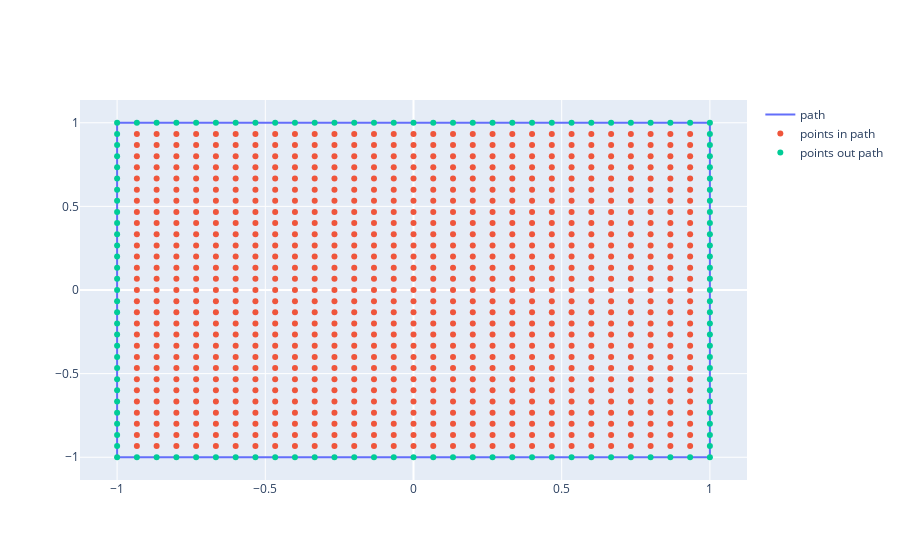
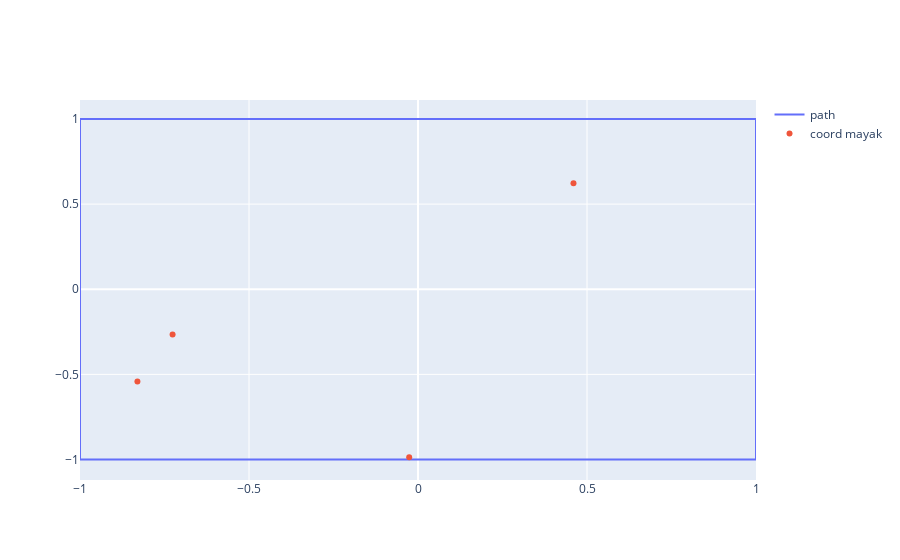
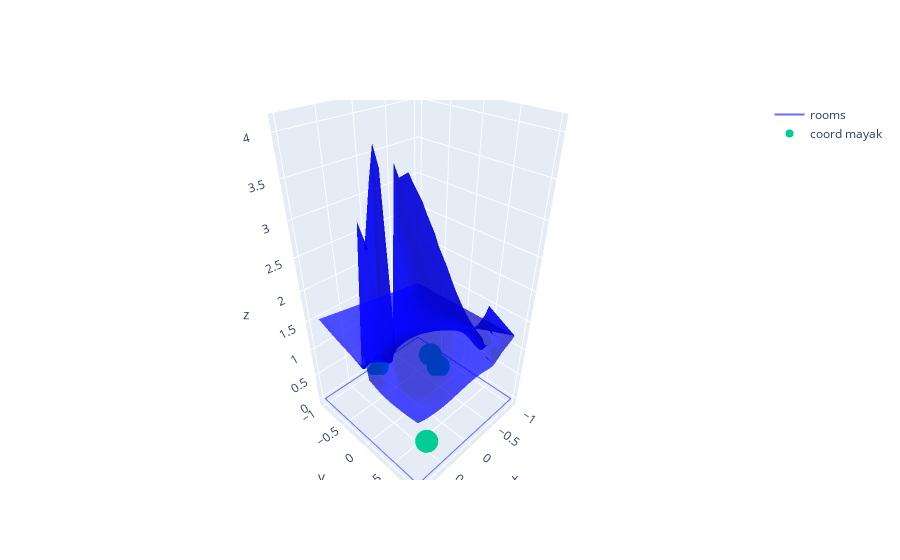

Notebook code cell kept with these figures, in order:
### Code cell
plotRoom(roomScaler, pointsInScaler, pointsOutScaler)
plotAnchors(coordAnchorsScaler, roomScaler)
plotDOPfactor(roomScaler, coordAnchorsScaler, DOP, pointsInScaler)

### Figure 1 — Plotly figure (JSON) as saved in the notebook; plotly's stock layout.template omitted (floating-point values rounded to 4 significant figures; data arrays with more than 128 entries replaced by an {"elided": "..."} marker saying what was removed)
{"data": [{"mode": "lines", "name": "path", "type": "scatter", "x": [-1.0, 1.0, 1.0, -1.0, -1.0], "y": [-1.0, -1.0, 1.0, 1.0, -1.0]}, {"mode": "markers", "name": "points in path", "type": "scatter", "x": {"elided": "841 float values"}, "y": {"elided": "841 float values"}}, {"mode": "markers", "name": "points out path", "type": "scatter", "x": [-1.0, -0.9333, -0.8667, -0.8, -0.7333, -0.6667, -0.6, -0.5333, -0.4667, -0.4, -0.3333, -0.2667, -0.2, -0.1333, -0.06667, -2.961e-16, 0.06667, 0.1333, 0.2, 0.2667, 0.3333, 0.4, 0.4667, 0.5333, 0.6, 0.6667, 0.7333, 0.8, 0.8667, 0.9333, 1.0, -1.0, 1.0, -1.0, 1.0, -1.0, 1.0, -1.0, 1.0, -1.0, 1.0, -1.0, 1.0, -1.0, 1.0, -1.0, 1.0, -1.0, 1.0, -1.0, 1.0, -1.0, 1.0, -1.0, 1.0, -1.0, 1.0, -1.0, 1.0, -1.0, 1.0, -1.0, 1.0, -1.0, 1.0, -1.0, 1.0, -1.0, 1.0, -1.0, 1.0, -1.0, 1.0, -1.0, 1.0, -1.0, 1.0, -1.0, 1.0, -1.0, 1.0, -1.0, 1.0, -1.0, 1.0, -1.0, 1.0, -1.0, 1.0, -1.0, -0.9333, -0.8667, -0.8, -0.7333, -0.6667, -0.6, -0.5333, -0.4667, -0.4, -0.3333, -0.2667, -0.2, -0.1333, -0.06667, -2.961e-16, 0.06667, 0.1333, 0.2, 0.2667, 0.3333, 0.4, 0.4667, 0.5333, 0.6, 0.6667, 0.7333, 0.8, 0.8667, 0.9333, 1.0], "y": [-1.0, -1.0, -1.0, -1.0, -1.0, -1.0, -1.0, -1.0, -1.0, -1.0, -1.0, -1.0, -1.0, -1.0, -1.0, -1.0, -1.0, -1.0, -1.0, -1.0, -1.0, -1.0, -1.0, -1.0, -1.0, -1.0, -1.0, -1.0, -1.0, -1.0, -1.0, -0.9333, -0.9333, -0.8667, -0.8667, -0.8, -0.8, -0.7333, -0.7333, -0.6667, -0.6667, -0.6, -0.6, -0.5333, -0.5333, -0.4667, -0.4667, -0.4, -0.4, -0.3333, -0.3333, -0.2667, -0.2667, -0.2, -0.2, -0.1333, -0.1333, -0.06667, -0.06667, -2.961e-16, -2.961e-16, 0.06667, 0.06667, 0.1333, 0.1333, 0.2, 0.2, 0.2667, 0.2667, 0.3333, 0.3333, 0.4, 0.4, 0.4667, 0.4667, 0.5333, 0.5333, 0.6, 0.6, 0.6667, 0.6667, 0.7333, 0.7333, 0.8, 0.8, 0.8667, 0.8667, 0.9333, 0.9333, 1.0, 1.0, 1.0, 1.0, 1.0, 1.0, 1.0, 1.0, 1.0, 1.0, 1.0, 1.0, 1.0, 1.0, 1.0, 1.0, 1.0, 1.0, 1.0, 1.0, 1.0, 1.0, 1.0, 1.0, 1.0, 1.0, 1.0, 1.0, 1.0, 1.0, 1.0]}], "layout": {}}

### Figure 2 — Plotly figure (JSON) as saved in the notebook; plotly's stock layout.template omitted (floating-point values rounded to 4 significant figures)
{"data": [{"mode": "lines", "name": "path", "type": "scatter", "x": [-1.0, 1.0, 1.0, -1.0, -1.0], "y": [-1.0, -1.0, 1.0, 1.0, -1.0]}, {"mode": "markers", "name": "coord mayak", "type": "scatter", "x": [0.46, -0.7261, -0.02605, -0.8301], "y": [0.6231, -0.2652, -0.9869, -0.5414]}], "layout": {}}

### Figure 3 — Plotly figure (JSON) as saved in the notebook; plotly's stock layout.template omitted (floating-point values rounded to 4 significant figures; data arrays with more than 128 entries replaced by an {"elided": "..."} marker saying what was removed)
{"data": [{"mode": "lines", "name": "rooms", "type": "scatter3d", "x": [-1.0, 1.0, 1.0, -1.0, -1.0], "y": [-1.0, -1.0, 1.0, 1.0, -1.0], "z": [0.0, 0.0, 0.0, 0.0, 0.0]}, {"color": "blue", "name": "DOP", "opacity": 0.7, "type": "mesh3d", "x": {"elided": "841 float values"}, "y": {"elided": "841 float values"}, "z": {"elided": "841 float values"}}, {"mode": "markers", "name": "coord mayak", "type": "scatter3d", "x": [0.46, -0.7261, -0.02605, -0.8301], "y": [0.6231, -0.2652, -0.9869, -0.5414], "z": [0.0, 0.0, 0.0, 0.0]}], "layout": {}}
